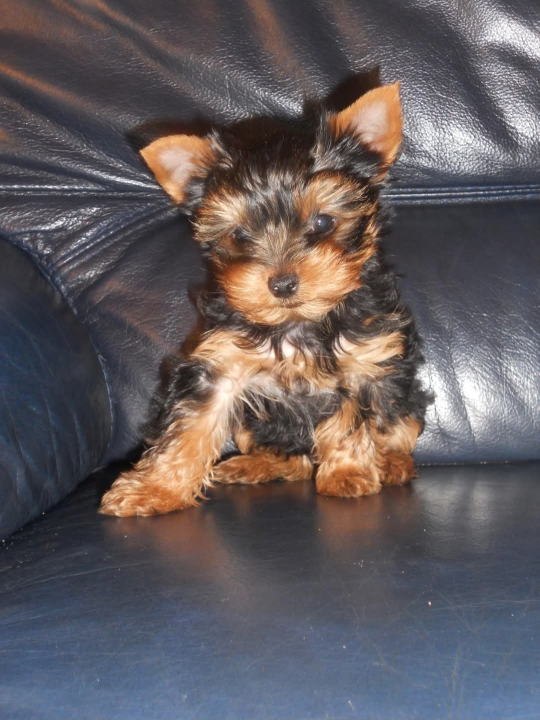
#> input picture Image/Harry_bebe.jpeg, 1079 x 1440 px (shown at 1/2 size); its folder holds 2 pictures in this run
$ python 7_1_iou.py
#> lines starting #> are read from the running program, lines starting #| are printed output that depends on the picture; after the words box and inside, x2 and y2 are one past the last pixel; in counts of white or black regions, pixels touching at a corner belong together
# -*- coding: utf-8 -*-
"""
====================================================
 Section 7 - IoU (Intersection over Union)
====================================================
L'IoU mesure la qualite de localisation d'une boite predite
par rapport a la boite de reference (ground truth).

Formule :
    IoU = Aire(intersection) / Aire(union)

Valeur entre 0 (aucun overlap) et 1 (superposition parfaite).

Utilise les 2 vraies photos du chien :
  - Photo 1 : Harry_bebe.jpeg    -> boite de reference (GT)
  - Photo 2 : Harry_bebe (1).png -> boite predite

Base sur : https://github.com/yugmerabtene/nexa-computer-vision/blob/main/JOUR-01.md
"""

import os
import json
import cv2
import numpy as np
import matplotlib
matplotlib.use("Agg")
import matplotlib.pyplot as plt
import matplotlib.patches as patches

# -- Chemins dynamiques -------------------------------------------------------
BASE_DIR    = os.path.dirname(os.path.dirname(os.path.abspath(__file__)))
IMAGE_PATH1 = os.path.join(BASE_DIR, "Image", "Harry_bebe.jpeg")
IMAGE_PATH2 = os.path.join(BASE_DIR, "Image", "Harry_bebe (1).png")
OUTPUT_DIR  = os.path.join(BASE_DIR, "outputs")
os.makedirs(OUTPUT_DIR, exist_ok=True)


# =============================================================================
# UTILITAIRES
# =============================================================================
def imread_safe(path):
    """Lit une image meme si le chemin contient des espaces (Windows)."""
    arr = np.fromfile(path, dtype=np.uint8)
    return cv2.imdecode(arr, cv2.IMREAD_COLOR)


def iou(box_a, box_b):
    """
    Calcule le score IoU entre deux boites.
    Format : (x1, y1, x2, y2)

    Etapes :
      1) Coordonnees de l'intersection
      2) Verification de la validite
      3) Aires et formule IoU
    """
    x_gauche = max(box_a[0], box_b[0])
    y_haut   = max(box_a[1], box_b[1])
    x_droite = min(box_a[2], box_b[2])
    y_bas    = min(box_a[3], box_b[3])

    if x_droite <= x_gauche or y_bas <= y_haut:
        return 0.0

    aire_inter = (x_droite - x_gauche) * (y_bas - y_haut)
    aire_a     = (box_a[2] - box_a[0]) * (box_a[3] - box_a[1])
    aire_b     = (box_b[2] - box_b[0]) * (box_b[3] - box_b[1])
    aire_union = aire_a + aire_b - aire_inter
    return aire_inter / aire_union


def grabcut_bbox(img, scale=0.25, iterations=3):
    """
    Extrait la boite englobante du sujet via GrabCut.
    Travaille sur une image reduite (scale) pour la vitesse.
    Retourne (x1, y1, x2, y2) a l'echelle originale.
    """
    h_orig, w_orig = img.shape[:2]
    img_small = cv2.resize(img, None, fx=scale, fy=scale, interpolation=cv2.INTER_AREA)
    h_s, w_s  = img_small.shape[:2]

    margin_x = max(1, int(w_s * 0.04))
    margin_y = max(1, int(h_s * 0.04))
    rect_gc  = (margin_x, margin_y, w_s - 2 * margin_x, h_s - 2 * margin_y)

    mask      = np.zeros((h_s, w_s), np.uint8)
    bgd_model = np.zeros((1, 65), np.float64)
    fgd_model = np.zeros((1, 65), np.float64)

    cv2.grabCut(img_small, mask, rect_gc, bgd_model, fgd_model, iterations, cv2.GC_INIT_WITH_RECT)

    mask_fg = np.where((mask == 2) | (mask == 0), 0, 255).astype(np.uint8)
    # Reprojeter a la taille originale
    mask_fg = cv2.resize(mask_fg, (w_orig, h_orig), interpolation=cv2.INTER_NEAREST)

    contours, _ = cv2.findContours(mask_fg, cv2.RETR_EXTERNAL, cv2.CHAIN_APPROX_SIMPLE)
    if not contours:
        return (0, 0, w_orig, h_orig)

    top5 = sorted(contours, key=cv2.contourArea, reverse=True)[:5]
    x1 = min(cv2.boundingRect(c)[0] for c in top5)
    y1 = min(cv2.boundingRect(c)[1] for c in top5)
    x2 = max(cv2.boundingRect(c)[0] + cv2.boundingRect(c)[2] for c in top5)
    y2 = max(cv2.boundingRect(c)[1] + cv2.boundingRect(c)[3] for c in top5)
    return (x1, y1, x2, y2)


# =============================================================================
# 1. CHARGEMENT DES IMAGES
# =============================================================================
print("=" * 55)
print("  Chargement des images")
print("=" * 55)

img1 = imread_safe(IMAGE_PATH1)
#> in imread_safe, returned value is the input picture: shape (1440, 1079, 3); mean B, G, R 94.2, 91.5, 98.5
img2 = imread_safe(IMAGE_PATH2)
#> call 2 of imread_safe, with path = 'Image/Harry_bebe (1).png'
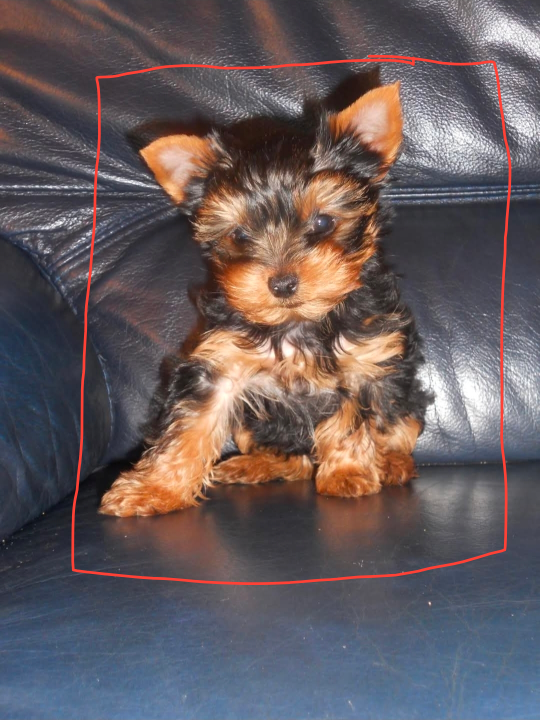
#> input picture Image/Harry_bebe (1).png, 1079 x 1440 px (shown at 1/2 size)
#> in imread_safe, returned value is the input picture: shape (1440, 1079, 3); mean B, G, R 93.5, 90.9, 101.8

if img1 is None: raise FileNotFoundError(f"Image introuvable : {IMAGE_PATH1}")
if img2 is None: raise FileNotFoundError(f"Image introuvable : {IMAGE_PATH2}")

# Aligner les tailles
img2 = cv2.resize(img2, (img1.shape[1], img1.shape[0]), interpolation=cv2.INTER_AREA)

print(f"  Photo 1 : {img1.shape}  -- {os.path.basename(IMAGE_PATH1)}")
#|   Photo 1 : (1440, 1079, 3)  -- Harry_bebe.jpeg
print(f"  Photo 2 : {img2.shape}  -- {os.path.basename(IMAGE_PATH2)}")
#|   Photo 2 : (1440, 1079, 3)  -- Harry_bebe (1).png


# =============================================================================
# 2. EXTRACTION DES BOITES PAR GRABCUT
# =============================================================================
print("\n" + "=" * 55)
print("  Extraction des boites (GrabCut)")
print("=" * 55)

print("  Traitement photo 1...")
box_gt   = grabcut_bbox(img1)   # boite de reference (GT)
#> in grabcut_bbox, `contours, _ = cv2.findContours(mask_fg, cv2.RETR_EXTERNAL, cv2.CHAIN_A..`:
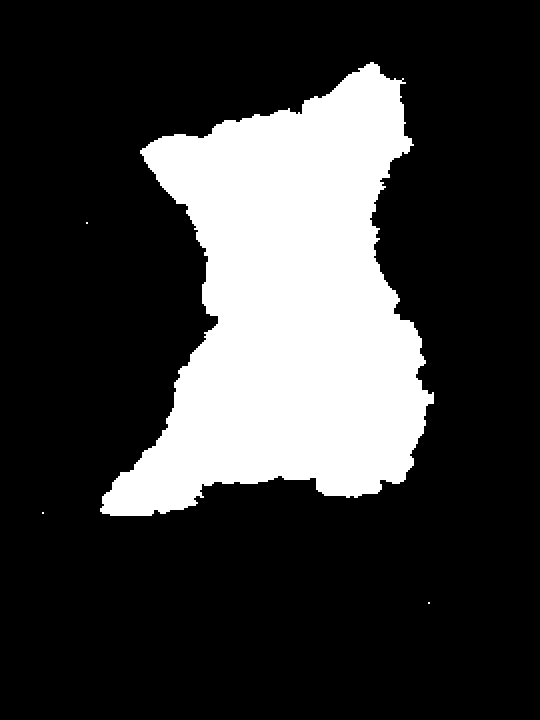
#> mask_fg: shape (1440, 1079) (shown at 1/2 size); 22.8% white; 4 white regions (3 under 20 px)
#> box_gt = (84, 124, 868, 1208)
print(f"  Boite GT   (photo 1) : {box_gt}")
#|   Boite GT   (photo 1) : (84, 124, 868, 1208)

print("  Traitement photo 2...")
box_pred = grabcut_bbox(img2)   # boite predite
#> call 2 of grabcut_bbox, with scale = 0.25, iterations = 3
#> in grabcut_bbox (call 2), `contours, _ = cv2.findContours(mask_fg, cv2.RETR_EXTERNAL, cv2.CHAIN_A..`:
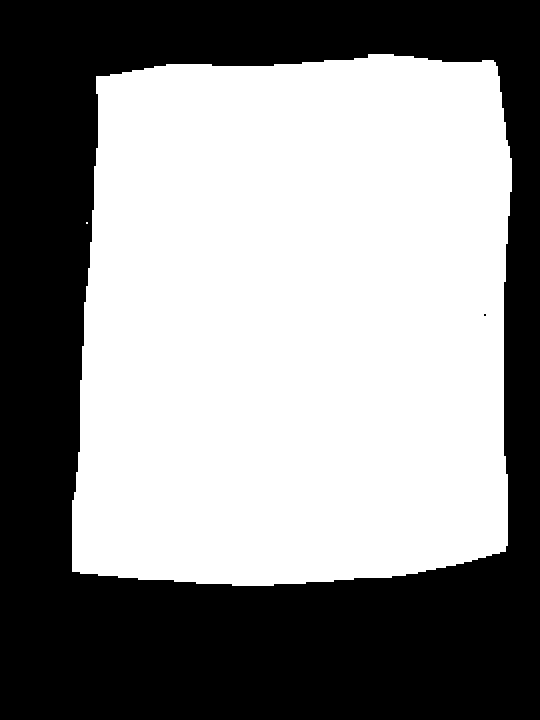
#> mask_fg: shape (1440, 1079) (shown at 1/2 size); 55.6% white; 2 black regions (1 under 20 px)
#> box_pred = (144, 108, 1024, 1172)
print(f"  Boite pred (photo 2) : {box_pred}")
#|   Boite pred (photo 2) : (144, 108, 1024, 1172)


# =============================================================================
# 3. CALCUL IoU
# =============================================================================
score = iou(box_pred, box_gt)
#> in iou, `x_gauche = max(box_a[0], box_b[0])`: x_gauche = 144
#> in iou, `y_haut   = max(box_a[1], box_b[1])`: y_haut = 124
#> in iou, `x_droite = min(box_a[2], box_b[2])`: x_droite = 868
#> in iou, `y_bas    = min(box_a[3], box_b[3])`: y_bas = 1172
#> in iou, `aire_inter = (x_droite - x_gauche) * (y_bas - y_haut)`: aire_inter = 758752
#> in iou, `aire_a     = (box_a[2] - box_a[0]) * (box_a[3] - box_a[1])`: aire_a = 936320
#> in iou, `aire_b     = (box_b[2] - box_b[0]) * (box_b[3] - box_b[1])`: aire_b = 849856
#> in iou, `aire_union = aire_a + aire_b - aire_inter`: aire_union = 1027424
#> score = 0.738

print("\n" + "=" * 55)
print("  Resultat IoU")
print("=" * 55)

aire_gt   = (box_gt[2]   - box_gt[0])   * (box_gt[3]   - box_gt[1])
#> aire_gt = 849856
aire_pred = (box_pred[2] - box_pred[0]) * (box_pred[3] - box_pred[1])
#> aire_pred = 936320
print(f"  Aire GT   : {aire_gt}  px2")
#|   Aire GT   : 849856  px2
print(f"  Aire pred : {aire_pred}  px2")
#|   Aire pred : 936320  px2
print(f"  IoU       : {score:.3f}")
#|   IoU       : 0.738

if   score >= 0.8: niveau = "Excellente localisation"
elif score >= 0.5: niveau = "Bonne localisation"
elif score  > 0.0: niveau = "Localisation partielle"
else:              niveau = "Aucun overlap"
print(f"  -> {niveau}")


# =============================================================================
# 4. VISUALISATION IoU (fonction generique)
# =============================================================================
def visualiser_iou(box_gt, box_pred, score, ax, titre=""):
    """Dessine les deux boites et leur intersection."""
    x_min_v = min(box_gt[0], box_pred[0]) - 15
    y_min_v = min(box_gt[1], box_pred[1]) - 15
    x_max_v = max(box_gt[2], box_pred[2]) + 15
    y_max_v = max(box_gt[3], box_pred[3]) + 15

    ax.set_facecolor("#f8f8f8")

    # Zone d'intersection
    xi1 = max(box_gt[0], box_pred[0])
    yi1 = max(box_gt[1], box_pred[1])
    xi2 = min(box_gt[2], box_pred[2])
    yi2 = min(box_gt[3], box_pred[3])
    if xi2 > xi1 and yi2 > yi1:
        ax.add_patch(patches.Rectangle((xi1, yi1), xi2-xi1, yi2-yi1,
                     linewidth=0, facecolor="#9b59b6", alpha=0.45, label="Intersection"))

    # Boite GT
    ax.add_patch(patches.Rectangle((box_gt[0], box_gt[1]),
                 box_gt[2]-box_gt[0], box_gt[3]-box_gt[1],
                 linewidth=2.5, edgecolor="#27ae60", facecolor="none", label="Photo 1 (GT)"))

    # Boite predite
    ax.add_patch(patches.Rectangle((box_pred[0], box_pred[1]),
                 box_pred[2]-box_pred[0], box_pred[3]-box_pred[1],
                 linewidth=2.5, edgecolor="#e67e22", facecolor="none", label="Photo 2 (pred)"))

    ax.set_xlim(x_min_v, x_max_v)
    ax.set_ylim(y_max_v, y_min_v)
    ax.set_title(f"{titre}\nIoU = {score:.3f}", fontsize=11)
    ax.legend(loc="lower right", fontsize=8)
    ax.set_xlabel("x (pixels)")
    ax.set_ylabel("y (pixels)")
    ax.grid(True, alpha=0.3)


# =============================================================================
# 5. COURBE SHIFT vs IoU (exemple pedagogique avec images synthetiques)
# =============================================================================
def make_rect(shift=0):
    img = np.zeros((200, 300, 3), dtype=np.uint8)
    cv2.rectangle(img, (50+shift, 40), (250+shift, 160), (255, 255, 255), -1)
    return img

def bbox_synth(img_bgr):
    _, b = cv2.threshold(cv2.cvtColor(img_bgr, cv2.COLOR_BGR2GRAY), 127, 255, cv2.THRESH_BINARY)
    pts = cv2.findNonZero(b)
    if pts is None: return None
    x, y, w, h = cv2.boundingRect(pts)
    return (x, y, x+w, y+h)

shifts_list = list(range(0, 65, 5))
box_ref     = bbox_synth(make_rect(0))
#> in make_rect, `cv2.rectangle(img, (50+shift, 40), (250+shift, 160), (255, 255, 255), ..`: img: shape (200, 300, 3); 40.5% white; 1 white region, box (x1, y1, x2, y2) and area: (50, 40, 251, 161) 24321
#> in bbox_synth, `pts = cv2.findNonZero(b)`: pts = contour of 24321 points, box (x1, y1, x2, y2) (50, 40, 251, 161), area 0
#> in bbox_synth, `x, y, w, h = cv2.boundingRect(pts)`: x = 50; y = 40; w = 201; h = 121
#> box_ref = (50, 40, 251, 161)
iou_shifts  = [iou(bbox_synth(make_rect(s)), box_ref) for s in shifts_list]
#> in make_rect (call 3), `img = np.zeros((200, 300, 3), dtype=np.uint8)`: img: shape (200, 300, 3); every value is 0
#> in make_rect (call 3), `cv2.rectangle(img, (50+shift, 40), (250+shift, 160), (255, 255, 255), ..`: img: shape (200, 300, 3); 40.5% white; 1 white region, box (x1, y1, x2, y2) and area: (55, 40, 256, 161) 24321
#> in make_rect (call 4), `cv2.rectangle(img, (50+shift, 40), (250+shift, 160), (255, 255, 255), ..`: img: shape (200, 300, 3); 40.5% white; 1 white region, box (x1, y1, x2, y2) and area: (60, 40, 261, 161) 24321
#> in make_rect (call 5), `cv2.rectangle(img, (50+shift, 40), (250+shift, 160), (255, 255, 255), ..`: img: shape (200, 300, 3); 40.5% white; 1 white region, box (x1, y1, x2, y2) and area: (65, 40, 266, 161) 24321
#> in make_rect (call 6), `cv2.rectangle(img, (50+shift, 40), (250+shift, 160), (255, 255, 255), ..`: img: shape (200, 300, 3); 40.5% white; 1 white region, box (x1, y1, x2, y2) and area: (70, 40, 271, 161) 24321
#> in make_rect (call 7), `cv2.rectangle(img, (50+shift, 40), (250+shift, 160), (255, 255, 255), ..`: img: shape (200, 300, 3); 40.5% white; 1 white region, box (x1, y1, x2, y2) and area: (75, 40, 276, 161) 24321
#> in make_rect (call 8), `cv2.rectangle(img, (50+shift, 40), (250+shift, 160), (255, 255, 255), ..`: img: shape (200, 300, 3); 40.5% white; 1 white region, box (x1, y1, x2, y2) and area: (80, 40, 281, 161) 24321
#> in make_rect (call 9), `cv2.rectangle(img, (50+shift, 40), (250+shift, 160), (255, 255, 255), ..`: img: shape (200, 300, 3); 40.5% white; 1 white region, box (x1, y1, x2, y2) and area: (85, 40, 286, 161) 24321
#> in make_rect (call 10), `cv2.rectangle(img, (50+shift, 40), (250+shift, 160), (255, 255, 255), ..`: img: shape (200, 300, 3); 40.5% white; 1 white region, box (x1, y1, x2, y2) and area: (90, 40, 291, 161) 24321
#> in make_rect (call 11), `cv2.rectangle(img, (50+shift, 40), (250+shift, 160), (255, 255, 255), ..`: img: shape (200, 300, 3); 40.5% white; 1 white region, box (x1, y1, x2, y2) and area: (95, 40, 296, 161) 24321
#> in make_rect (call 12), `cv2.rectangle(img, (50+shift, 40), (250+shift, 160), (255, 255, 255), ..`: img: shape (200, 300, 3); 40.3% white; 1 white region, box (x1, y1, x2, y2) and area: (100, 40, 300, 161) 24200
#> in make_rect (call 13), `cv2.rectangle(img, (50+shift, 40), (250+shift, 160), (255, 255, 255), ..`: img: shape (200, 300, 3); 39.3% white; 1 white region, box (x1, y1, x2, y2) and area: (105, 40, 300, 161) 23595
#> in make_rect (call 14), `cv2.rectangle(img, (50+shift, 40), (250+shift, 160), (255, 255, 255), ..`:
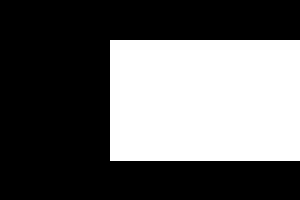
#> img: shape (200, 300, 3); 38.3% white; 1 white region, box (x1, y1, x2, y2) and area: (110, 40, 300, 161) 22990
#> iou_shifts = [1, 0.951, 0.905, 0.861, 0.819, 0.779, 0.74, 0.703, 0.668, 0.634, 0.604, 0.584, 0.564]


# =============================================================================
# 6. FIGURE COMPLETE
# =============================================================================
fig = plt.figure(figsize=(22, 14))
fig.suptitle("Section 7 - IoU : 2 vraies photos du meme chien", fontsize=16, fontweight="bold")

# -- Panneau 1 : Photo 1 avec boite GT ----------------------------------------
ax1 = fig.add_subplot(2, 4, 1)
img1_draw = img1.copy()
cv2.rectangle(img1_draw, (box_gt[0], box_gt[1]), (box_gt[2], box_gt[3]), (0, 255, 0), 4)
#> img1_draw: shape (1440, 1079, 3); 1.2% of pixels changed, all inside (x1, y1, x2, y2) = (82, 122, 871, 1211)
ax1.imshow(cv2.cvtColor(img1_draw, cv2.COLOR_BGR2RGB))
ax1.set_title(f"1. Photo 1 - Boite GT\n{os.path.basename(IMAGE_PATH1)}")
ax1.axis("off")

# -- Panneau 2 : Photo 2 avec boite pred --------------------------------------
ax2 = fig.add_subplot(2, 4, 2)
img2_draw = img2.copy()
cv2.rectangle(img2_draw, (box_pred[0], box_pred[1]), (box_pred[2], box_pred[3]), (255, 120, 0), 4)
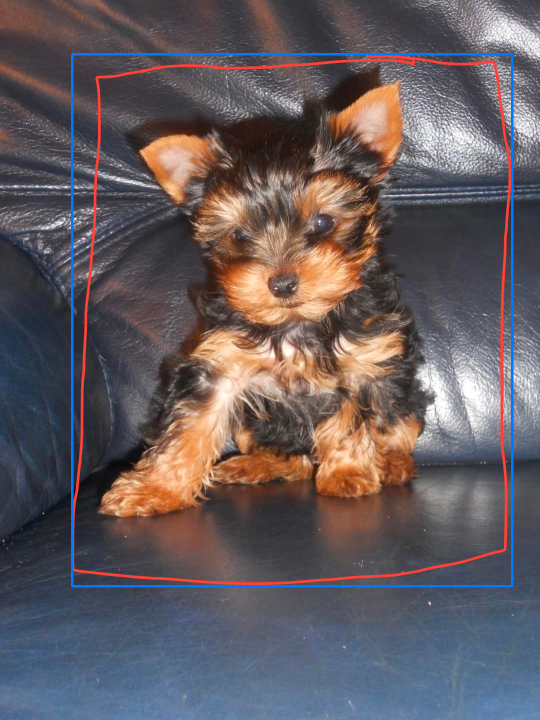
#> img2_draw: shape (1440, 1079, 3) (shown at 1/2 size); 1.25% of pixels changed, all inside (x1, y1, x2, y2) = (142, 106, 1027, 1175)
ax2.imshow(cv2.cvtColor(img2_draw, cv2.COLOR_BGR2RGB))
ax2.set_title(f"2. Photo 2 - Boite pred\n{os.path.basename(IMAGE_PATH2)}")
ax2.axis("off")

# -- Panneau 3 : Visualisation IoU --------------------------------------------
ax3 = fig.add_subplot(2, 4, 3)
visualiser_iou(box_gt, box_pred, score, ax3, titre=f"3. Schema IoU\n(score = {score:.3f})")
#> in visualiser_iou, `x_min_v = min(box_gt[0], box_pred[0]) - 15`: x_min_v = 69
#> in visualiser_iou, `y_min_v = min(box_gt[1], box_pred[1]) - 15`: y_min_v = 93
#> in visualiser_iou, `x_max_v = max(box_gt[2], box_pred[2]) + 15`: x_max_v = 1039
#> in visualiser_iou, `y_max_v = max(box_gt[3], box_pred[3]) + 15`: y_max_v = 1223
#> in visualiser_iou, `xi1 = max(box_gt[0], box_pred[0])`: xi1 = 144
#> in visualiser_iou, `yi1 = max(box_gt[1], box_pred[1])`: yi1 = 124
#> in visualiser_iou, `xi2 = min(box_gt[2], box_pred[2])`: xi2 = 868
#> in visualiser_iou, `yi2 = min(box_gt[3], box_pred[3])`: yi2 = 1172

# -- Panneau 4 : superposition des 2 boites -----------------------------------
ax4 = fig.add_subplot(2, 4, 4)
overlay = cv2.addWeighted(img1, 0.5, img2, 0.5, 0)
cv2.rectangle(overlay, (box_gt[0], box_gt[1]),   (box_gt[2],   box_gt[3]),   (0, 255, 0),   3)
cv2.rectangle(overlay, (box_pred[0], box_pred[1]), (box_pred[2], box_pred[3]), (255, 120, 0), 3)
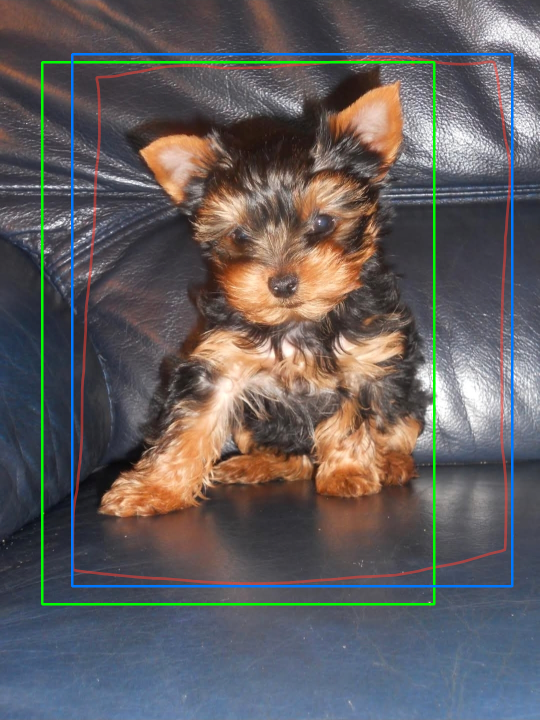
#> overlay: shape (1440, 1079, 3) (shown at 1/2 size); mean B, G, R 94.8, 93.7, 98
ax4.imshow(cv2.cvtColor(overlay, cv2.COLOR_BGR2RGB))
ax4.set_title(f"4. Superposition\nVert=GT  Orange=Pred")
ax4.axis("off")

# -- Panneau 5-7 : courbe shift vs IoU (pedagogique) -------------------------
ax5 = fig.add_subplot(2, 4, (5, 7))
ax5.plot(shifts_list, iou_shifts, marker="o", linewidth=2.5, color="steelblue", label="IoU")
ax5.axhline(0.8, color="#27ae60", linestyle="--", linewidth=1.5, label="Seuil 0.8 (excellent)")
ax5.axhline(0.5, color="#e67e22", linestyle="--", linewidth=1.5, label="Seuil 0.5 (acceptable)")
ax5.fill_between(shifts_list, iou_shifts, alpha=0.15, color="steelblue")
ax5.set_title("5. Courbe : Decalage (shift) vs IoU\n(illustration pedagogique - rectangle synthetique)", fontsize=11)
ax5.set_xlabel("Decalage en pixels")
ax5.set_ylabel("Score IoU")
ax5.set_xlim([0, 60])
ax5.set_ylim([0, 1.05])
ax5.legend(fontsize=9)
ax5.grid(True, alpha=0.3)

# -- Panneau 8 : tableau recapitulatif ----------------------------------------
ax8 = fig.add_subplot(2, 4, 8)
ax8.axis("off")
headers = ["Photo", "Boite (x1,y1,x2,y2)", "Aire px2"]
rows = [
    ["GT (photo 1)",   str(box_gt),   str(aire_gt)],
    ["Pred (photo 2)", str(box_pred), str(aire_pred)],
    ["IoU",            f"{score:.3f}", niveau],
]
#> rows = [['GT (photo 1)', '(84, 124, 868, 1208)', '849856'], ['Pred (photo 2)', '(144, 108, 1024, 1172)', '936320'], ['IoU', '0.738', 'Bonne localisation']]
table = ax8.table(cellText=rows, colLabels=headers, loc="center", cellLoc="center")
table.auto_set_font_size(False)
table.set_fontsize(8)
table.scale(1.1, 2.0)
for (row, col), cell in table.get_celld().items():
    if row == 0:
        cell.set_facecolor("#2c3e50")
        cell.set_text_props(color="white", fontweight="bold")
    elif row == 3:
        cell.set_facecolor("#d5f5e3" if score >= 0.5 else "#fadbd8")
#> this loop made 12 passes
#> (row, col) on passes 1 to 12: (1, 0), (1, 1), (1, 2), (2, 0), (2, 1), (2, 2), (3, 0), (3, 1), (3, 2), (0, 0), (0, 1), (0, 2)

ax8.set_title("Resume", fontweight="bold")

plt.tight_layout()
fig_path = os.path.join(OUTPUT_DIR, "7_1_iou.png")
plt.savefig(fig_path, dpi=130)
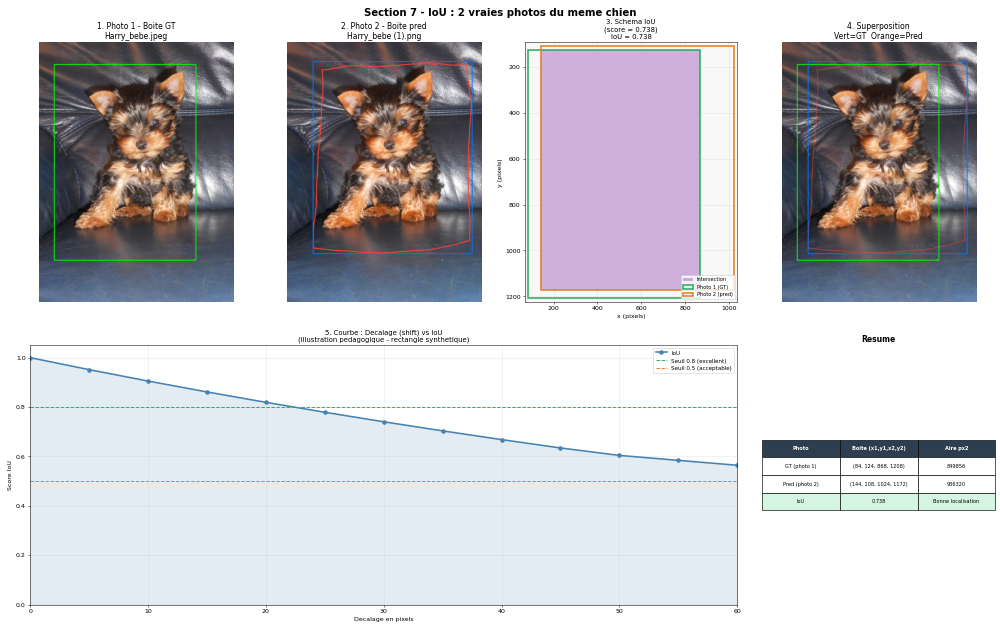
#> figure drawn by matplotlib, 5 panels; panel 5: curve peaks at x = 0, y = 1
plt.close()
print(f"\nFigure sauvegardee : {fig_path}")


# =============================================================================
# 7. EXPORT JSON
# =============================================================================
metriques = {
    "images": {
        "photo1": os.path.basename(IMAGE_PATH1),
        "photo2": os.path.basename(IMAGE_PATH2),
    },
    "iou_score":       round(score, 3),
    "bbox_gt":         list(box_gt),
    "bbox_pred":       list(box_pred),
    "aire_gt":         aire_gt,
    "aire_pred":       aire_pred,
    "interpretation":  niveau,
    "courbe_shift_iou": {str(s): round(iou(bbox_synth(make_rect(s)), box_ref), 3) for s in shifts_list},
    "figure_path":     fig_path,
}
json_path = os.path.join(OUTPUT_DIR, "7_1_iou_metrics.json")
with open(json_path, "w", encoding="utf-8") as f:
    json.dump(metriques, f, indent=2, ensure_ascii=False)

print(f"Metriques JSON  : {json_path}")
print(f"\n--- Resume ---")
print(f"IoU photos reelles : {score:.3f}  -> {niveau}")
#| IoU photos reelles : 0.738  -> Bonne localisation
